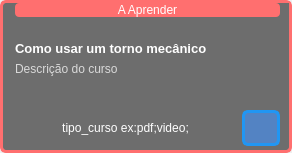
<?xml version="1.0" encoding="UTF-8"?>
<ui version="4.0">
 <class>Form</class>
 <widget class="QWidget" name="Form">
  <property name="geometry">
   <rect>
    <x>0</x>
    <y>0</y>
    <width>292</width>
    <height>153</height>
   </rect>
  </property>
  <property name="minimumSize">
   <size>
    <width>292</width>
    <height>153</height>
   </size>
  </property>
  <property name="windowTitle">
   <string>Form</string>
  </property>
  <property name="styleSheet">
   <string notr="true">font: 63 8pt &quot;Inter 18pt SemiBold&quot;;

color: rgb(255, 255, 255);</string>
  </property>
  <widget class="QWidget" name="template_cursos_substituir" native="true">
   <property name="geometry">
    <rect>
     <x>0</x>
     <y>0</y>
     <width>292</width>
     <height>153</height>
    </rect>
   </property>
   <property name="sizePolicy">
    <sizepolicy hsizetype="Fixed" vsizetype="Fixed">
     <horstretch>0</horstretch>
     <verstretch>0</verstretch>
    </sizepolicy>
   </property>
   <property name="minimumSize">
    <size>
     <width>292</width>
     <height>153</height>
    </size>
   </property>
   <property name="maximumSize">
    <size>
     <width>292</width>
     <height>153</height>
    </size>
   </property>
   <property name="cursor">
    <cursorShape>ArrowCursor</cursorShape>
   </property>
   <property name="styleSheet">
    <string notr="true">QWidget{
background-color: rgb(109, 109, 109);
}
#template_cursos_substituir{

    border-radius: 6px;
    border: 3px solid rgb(255, 111, 111);}</string>
   </property>
   <layout class="QVBoxLayout" name="verticalLayout_55">
    <property name="leftMargin">
     <number>6</number>
    </property>
    <property name="topMargin">
     <number>3</number>
    </property>
    <property name="rightMargin">
     <number>3</number>
    </property>
    <property name="bottomMargin">
     <number>3</number>
    </property>
    <item alignment="Qt::AlignTop">
     <widget class="QWidget" name="widget" native="true">
      <layout class="QHBoxLayout" name="horizontalLayout_16">
       <property name="topMargin">
        <number>0</number>
       </property>
       <item alignment="Qt::AlignTop">
        <widget class="QLabel" name="lbl_situacao_licao">
         <property name="styleSheet">
          <string notr="true">background-color:rgb(255, 111, 111);
border-radius: 4px;</string>
         </property>
         <property name="text">
          <string>&lt;html&gt;&lt;head/&gt;&lt;body&gt;&lt;p align=&quot;center&quot;&gt;A Aprender&lt;/p&gt;&lt;/body&gt;&lt;/html&gt;</string>
         </property>
        </widget>
       </item>
      </layout>
     </widget>
    </item>
    <item>
     <widget class="QWidget" name="widget_3" native="true">
      <property name="sizePolicy">
       <sizepolicy hsizetype="Preferred" vsizetype="Expanding">
        <horstretch>0</horstretch>
        <verstretch>0</verstretch>
       </sizepolicy>
      </property>
      <layout class="QVBoxLayout" name="verticalLayout_56">
       <item>
        <widget class="QLabel" name="lbl_titulo_curso">
         <property name="text">
          <string>&lt;html&gt;&lt;head/&gt;&lt;body&gt;&lt;p&gt;&lt;span style=&quot; font-size:10pt; font-weight:600;&quot;&gt;Como usar um torno mecânico&lt;/span&gt;&lt;/p&gt;&lt;/body&gt;&lt;/html&gt;</string>
         </property>
        </widget>
       </item>
       <item>
        <widget class="QLabel" name="lbl_desc_curso">
         <property name="styleSheet">
          <string notr="true">
color:rgb(217, 217, 217);</string>
         </property>
         <property name="text">
          <string>Descrição do curso</string>
         </property>
        </widget>
       </item>
       <item>
        <spacer name="verticalSpacer">
         <property name="orientation">
          <enum>Qt::Vertical</enum>
         </property>
         <property name="sizeHint" stdset="0">
          <size>
           <width>20</width>
           <height>40</height>
          </size>
         </property>
        </spacer>
       </item>
      </layout>
     </widget>
    </item>
    <item>
     <widget class="QWidget" name="widget_2" native="true">
      <property name="styleSheet">
       <string notr="true"> border-radius: 6px;</string>
      </property>
      <layout class="QHBoxLayout" name="horizontalLayout_11">
       <property name="topMargin">
        <number>0</number>
       </property>
       <property name="bottomMargin">
        <number>4</number>
       </property>
       <item>
        <widget class="QLabel" name="lbl_tipo_de_arquivo">
         <property name="text">
          <string>&lt;html&gt;&lt;head/&gt;&lt;body&gt;&lt;p align=&quot;center&quot;&gt;tipo_curso ex:pdf;video;&lt;/p&gt;&lt;/body&gt;&lt;/html&gt;</string>
         </property>
        </widget>
       </item>
       <item>
        <widget class="QPushButton" name="btn_visualizar">
         <property name="sizePolicy">
          <sizepolicy hsizetype="Fixed" vsizetype="Fixed">
           <horstretch>0</horstretch>
           <verstretch>0</verstretch>
          </sizepolicy>
         </property>
         <property name="minimumSize">
          <size>
           <width>36</width>
           <height>36</height>
          </size>
         </property>
         <property name="cursor">
          <cursorShape>PointingHandCursor</cursorShape>
         </property>
         <property name="styleSheet">
          <string notr="true">
background-color: rgb(83, 131, 195);
border: 3px solid #2196F3;</string>
         </property>
         <property name="text">
          <string/>
         </property>
         <property name="icon">
          <iconset resource="../../imagens/imgs.qrc">
           <normaloff>:/imgs/eye.png</normaloff>:/imgs/eye.png</iconset>
         </property>
         <property name="iconSize">
          <size>
           <width>24</width>
           <height>24</height>
          </size>
         </property>
        </widget>
       </item>
      </layout>
     </widget>
    </item>
   </layout>
  </widget>
 </widget>
 <resources>
  <include location="../../imagens/imgs.qrc"/>
 </resources>
 <connections/>
</ui>
